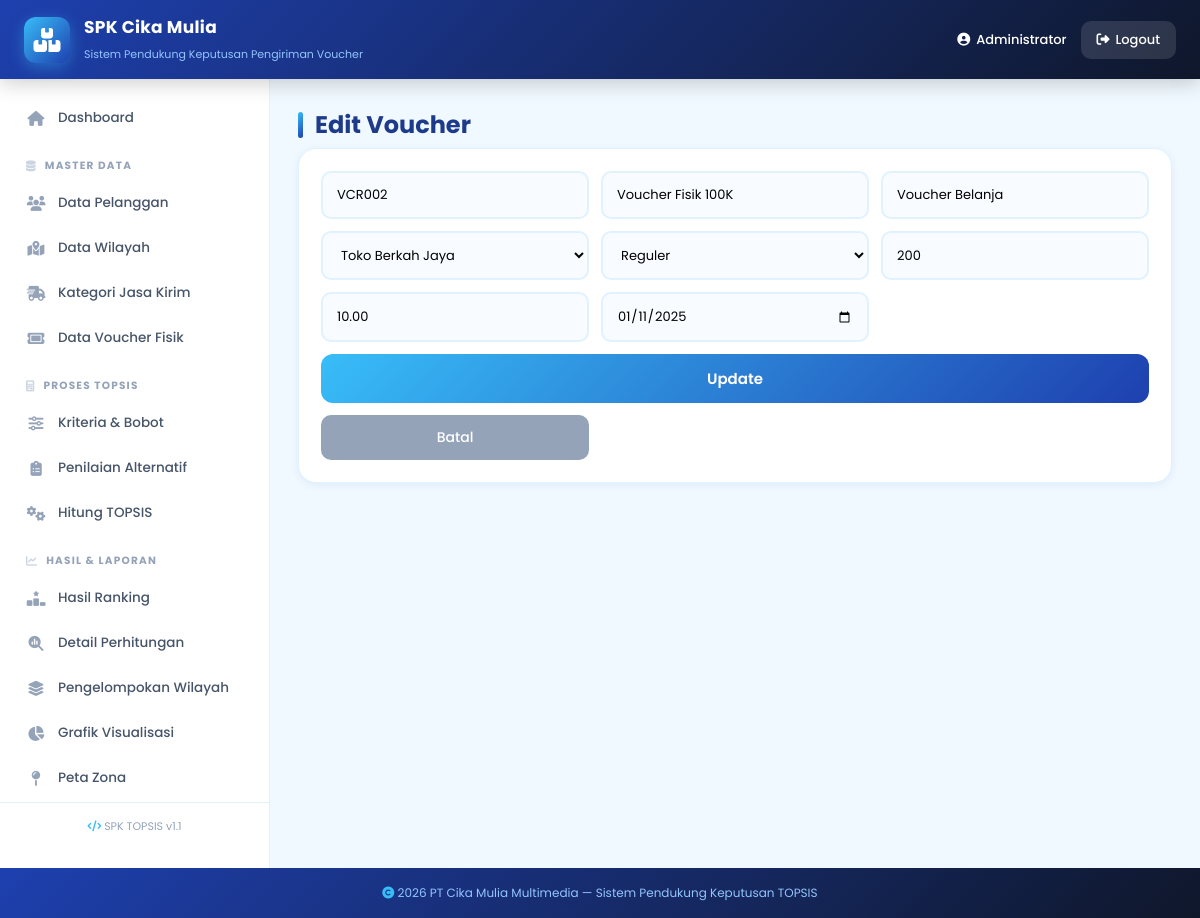
/pages/edit_voucher.php?id=2 (signed in), run on the app's committed database.
### tables this page shows
CREATE TABLE voucher (
    id INT AUTO_INCREMENT PRIMARY KEY,
    kode_voucher VARCHAR(30) UNIQUE,
    nama_voucher VARCHAR(100) NOT NULL,
    jenis_voucher VARCHAR(50),
    pelanggan_id INT,
    kategori_kirim_id INT,
    jumlah INT DEFAULT 1,
    berat_total DECIMAL(8,2) DEFAULT 1,
    tanggal_pesan DATE,
    status ENUM('pending','dikirim','selesai') DEFAULT 'pending',
    FOREIGN KEY (pelanggan_id) REFERENCES pelanggan(id) ON DELETE CASCADE,
    FOREIGN KEY (kategori_kirim_id) REFERENCES kategori_kirim(id) ON DELETE SET NULL
);

CREATE TABLE pelanggan (
    id INT AUTO_INCREMENT PRIMARY KEY,
    kode_pelanggan VARCHAR(20) UNIQUE,
    nama_pelanggan VARCHAR(100) NOT NULL,
    alamat TEXT,
    kota VARCHAR(50),
    provinsi VARCHAR(50),
    no_telp VARCHAR(20),
    created_at TIMESTAMP DEFAULT CURRENT_TIMESTAMP
);

CREATE TABLE kategori_kirim (
    id INT AUTO_INCREMENT PRIMARY KEY,
    nama_kategori VARCHAR(50) NOT NULL,
    estimasi_hari INT,
    biaya_per_kg DECIMAL(10,2),
    keterangan TEXT
);

### pages/edit_voucher.php (the view, shortened to what this page needs)
<?php
include '../config/koneksi.php';
$id = intval($_GET['id']);
$d  = mysqli_fetch_assoc(mysqli_query($koneksi, "SELECT * FROM voucher WHERE id = $id"));
$plg = mysqli_query($koneksi, "SELECT * FROM pelanggan");
$kat = mysqli_query($koneksi, "SELECT * FROM kategori_kirim");
include '../templates/header.php';
?>
<div class="layout">
  <?php include '../templates/sidebar.php'; ?>
  <main class="content">
    <h2 class="page-title">Edit Voucher</h2>
    <div class="form-card">
      <form action="../proses/update_voucher.php" method="POST" class="form-grid">
        <input type="text" name="kode_voucher" value="<?= $d['kode_voucher'] ?>" required>
        <input type="text" name="nama_voucher" value="<?= $d['nama_voucher'] ?>" required>
        <input type="text" name="jenis_voucher" value="<?= $d['jenis_voucher'] ?>" required>
        <select name="pelanggan_id" required>
          <?php while($p=mysqli_fetch_assoc($plg)): ?>
            <option value="<?= $p['id'] ?>" <?= $p['id']==$d['pelanggan_id']?'selected':'' ?>><?= $p['nama_pelanggan'] ?></option>
          <?php endwhile; ?>
        </select>
        <select name="kategori_kirim_id" required>
          <?php while($k=mysqli_fetch_assoc($kat)): ?>
            <option value="<?= $k['id'] ?>" <?= $k['id']==$d['kategori_kirim_id']?'selected':'' ?>><?= $k['nama_kategori'] ?></option>
          <?php endwhile; ?>
        </select>
        <input type="number" name="jumlah" value="<?= $d['jumlah'] ?>" required>
        <input type="number" step="0.1" name="berat_total" value="<?= $d['berat_total'] ?>" required>
        <input type="date" name="tanggal_pesan" value="<?= $d['tanggal_pesan'] ?>" required>
        <button class="btn-primary" type="submit">Update</button>
        <a href="voucher.php" class="btn-secondary">Batal</a>
      </form>
    </div>
  </main>
</div>
<?php include '../templates/footer.php'; ?>

### assets/css/style.css (style rules this page uses)
* { margin: 0; padding: 0; box-sizing: border-box; font-family: 'Poppins', 'Segoe UI', sans-serif; }
:root { --biru-muda: #e0f2fe; --biru-sky: #38bdf8; --biru-mid: #0ea5e9; --biru-tua: #1e40af; --biru-navy: #1e3a8a; --grad-1: linear-gradient(135deg, #38bdf8 0%, #1e40af 100%); --grad-2: linear-gradient(135deg, #bae6fd 0%, #38bdf8 100%); --grad-3: linear-gradient(135deg, #1e40af 0%, #0f172a 100%); --grad-4: linear-gradient(135deg, #0ea5e9 0%, #0284c7 100%); --shadow-sm: 0 2px 8px rgba(30, 64, 175, 0.08); --shadow: 0 4px 15px rgba(30, 64, 175, 0.15); --shadow-lg: 0 10px 30px rgba(30, 64, 175, 0.2); }
body { background: #f0f9ff; color: #1e293b; min-height: 100vh; }
.btn-primary { width: 100%; padding: 13px; border: none; border-radius: 12px; background: var(--grad-1); color: #fff; font-weight: 600; font-size: 15px; cursor: pointer; transition: .3s; display: flex; align-items: center; justify-content: center; gap: 8px; font-family: inherit; }
.layout { display: flex; min-height: calc(100vh - 74px); }
.content { flex: 1; padding: 28px; overflow-x: auto; }
.page-title { font-size: 24px; color: var(--biru-navy); margin-bottom: 6px; font-weight: 700; display: flex; align-items: center; gap: 12px; }
.page-title::before { content: ''; width: 5px; height: 26px; background: var(--grad-1); border-radius: 3px; }
.form-card, .table-card, .info-box { background: #fff; padding: 22px; border-radius: 18px; box-shadow: var(--shadow-sm); margin-bottom: 22px; border: 1px solid #e0f2fe; }
.form-grid { display: grid; grid-template-columns: repeat(auto-fit, minmax(200px, 1fr)); gap: 12px; }
.form-grid input, .form-grid select { padding: 12px 14px; border: 2px solid #e0f2fe; border-radius: 10px; font-size: 13px; transition: .3s; background: #f8fbff; font-family: inherit; }
.form-grid button { grid-column: 1 / -1; }
.btn-secondary { background: #94a3b8; color: #fff; padding: 12px 20px; border-radius: 10px; text-decoration: none; text-align: center; font-size: 14px; font-weight: 500; display: inline-flex; align-items: center; justify-content: center; gap: 6px; transition: .2s; }

### data on the page
voucher: kode_voucher "VCR002", nama_voucher "Voucher Fisik 100K", jenis_voucher "Voucher Belanja", pelanggan_id "Toko Berkah Jaya", kategori_kirim_id "Reguler", jumlah "200", berat_total "10.00", tanggal_pesan "01/11/2025"

### other printed values
$_SESSION['nama'] "Administrator"
